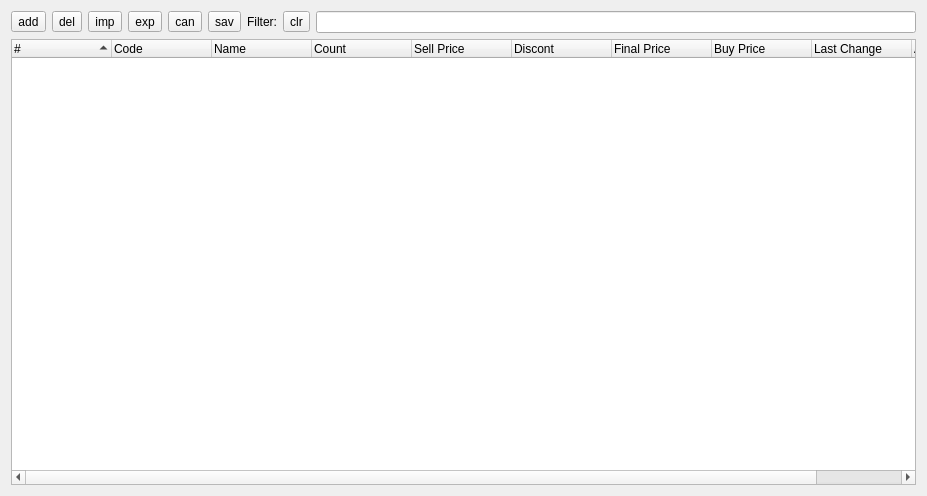
<?xml version="1.0" encoding="UTF-8"?>
<ui version="4.0">
 <class>SkladView</class>
 <widget class="QWidget" name="SkladView">
  <property name="geometry">
   <rect>
    <x>0</x>
    <y>0</y>
    <width>927</width>
    <height>496</height>
   </rect>
  </property>
  <property name="windowTitle">
   <string>Form</string>
  </property>
  <layout class="QVBoxLayout" name="verticalLayout">
   <item>
    <layout class="QHBoxLayout" name="horizontalLayout">
     <item>
      <widget class="QToolButton" name="butAdd">
       <property name="text">
        <string>add</string>
       </property>
      </widget>
     </item>
     <item>
      <widget class="QToolButton" name="butDel">
       <property name="text">
        <string>del</string>
       </property>
      </widget>
     </item>
     <item>
      <widget class="QToolButton" name="butImp">
       <property name="text">
        <string>imp</string>
       </property>
      </widget>
     </item>
     <item>
      <widget class="QToolButton" name="butExp">
       <property name="text">
        <string>exp</string>
       </property>
      </widget>
     </item>
     <item>
      <widget class="QToolButton" name="butCan">
       <property name="text">
        <string>can</string>
       </property>
      </widget>
     </item>
     <item>
      <widget class="QToolButton" name="butSav">
       <property name="text">
        <string>sav</string>
       </property>
      </widget>
     </item>
     <item>
      <widget class="QLabel" name="label">
       <property name="text">
        <string>Filter:</string>
       </property>
       <property name="alignment">
        <set>Qt::AlignRight|Qt::AlignTrailing|Qt::AlignVCenter</set>
       </property>
      </widget>
     </item>
     <item>
      <widget class="QToolButton" name="butClear">
       <property name="text">
        <string>clr</string>
       </property>
      </widget>
     </item>
     <item>
      <widget class="QLineEdit" name="filter"/>
     </item>
    </layout>
   </item>
   <item>
    <widget class="QTreeWidget" name="view">
     <property name="alternatingRowColors">
      <bool>true</bool>
     </property>
     <property name="selectionMode">
      <enum>QAbstractItemView::ExtendedSelection</enum>
     </property>
     <property name="rootIsDecorated">
      <bool>false</bool>
     </property>
     <property name="uniformRowHeights">
      <bool>true</bool>
     </property>
     <property name="itemsExpandable">
      <bool>false</bool>
     </property>
     <property name="sortingEnabled">
      <bool>true</bool>
     </property>
     <property name="expandsOnDoubleClick">
      <bool>false</bool>
     </property>
     <attribute name="headerDefaultSectionSize">
      <number>100</number>
     </attribute>
     <attribute name="headerMinimumSectionSize">
      <number>30</number>
     </attribute>
     <attribute name="headerStretchLastSection">
      <bool>false</bool>
     </attribute>
     <column>
      <property name="text">
       <string>#</string>
      </property>
     </column>
     <column>
      <property name="text">
       <string>Code</string>
      </property>
     </column>
     <column>
      <property name="text">
       <string>Name</string>
      </property>
     </column>
     <column>
      <property name="text">
       <string>Count</string>
      </property>
     </column>
     <column>
      <property name="text">
       <string>Sell Price</string>
      </property>
     </column>
     <column>
      <property name="text">
       <string>Discont</string>
      </property>
     </column>
     <column>
      <property name="text">
       <string>Final Price</string>
      </property>
     </column>
     <column>
      <property name="text">
       <string>Buy Price</string>
      </property>
     </column>
     <column>
      <property name="text">
       <string>Last Change</string>
      </property>
     </column>
     <column>
      <property name="text">
       <string>Added</string>
      </property>
     </column>
    </widget>
   </item>
  </layout>
 </widget>
 <resources/>
 <connections>
  <connection>
   <sender>butClear</sender>
   <signal>clicked()</signal>
   <receiver>filter</receiver>
   <slot>clear()</slot>
   <hints>
    <hint type="sourcelabel">
     <x>63</x>
     <y>21</y>
    </hint>
    <hint type="destinationlabel">
     <x>500</x>
     <y>21</y>
    </hint>
   </hints>
  </connection>
  <connection>
   <sender>filter</sender>
   <signal>textChanged(QString)</signal>
   <receiver>SkladView</receiver>
   <slot>onChange(QString)</slot>
   <hints>
    <hint type="sourcelabel">
     <x>500</x>
     <y>21</y>
    </hint>
    <hint type="destinationlabel">
     <x>463</x>
     <y>247</y>
    </hint>
   </hints>
  </connection>
  <connection>
   <sender>butAdd</sender>
   <signal>clicked()</signal>
   <receiver>SkladView</receiver>
   <slot>onAdd()</slot>
   <hints>
    <hint type="sourcelabel">
     <x>27</x>
     <y>21</y>
    </hint>
    <hint type="destinationlabel">
     <x>463</x>
     <y>247</y>
    </hint>
   </hints>
  </connection>
  <connection>
   <sender>butImp</sender>
   <signal>clicked()</signal>
   <receiver>SkladView</receiver>
   <slot>onImp()</slot>
   <hints>
    <hint type="sourcelabel">
     <x>108</x>
     <y>21</y>
    </hint>
    <hint type="destinationlabel">
     <x>463</x>
     <y>247</y>
    </hint>
   </hints>
  </connection>
  <connection>
   <sender>butExp</sender>
   <signal>clicked()</signal>
   <receiver>SkladView</receiver>
   <slot>onExp()</slot>
   <hints>
    <hint type="sourcelabel">
     <x>151</x>
     <y>21</y>
    </hint>
    <hint type="destinationlabel">
     <x>463</x>
     <y>247</y>
    </hint>
   </hints>
  </connection>
  <connection>
   <sender>butCan</sender>
   <signal>clicked()</signal>
   <receiver>SkladView</receiver>
   <slot>onCan()</slot>
   <hints>
    <hint type="sourcelabel">
     <x>193</x>
     <y>21</y>
    </hint>
    <hint type="destinationlabel">
     <x>463</x>
     <y>247</y>
    </hint>
   </hints>
  </connection>
  <connection>
   <sender>butDel</sender>
   <signal>clicked()</signal>
   <receiver>SkladView</receiver>
   <slot>onDel()</slot>
   <hints>
    <hint type="sourcelabel">
     <x>68</x>
     <y>21</y>
    </hint>
    <hint type="destinationlabel">
     <x>463</x>
     <y>247</y>
    </hint>
   </hints>
  </connection>
  <connection>
   <sender>butSav</sender>
   <signal>clicked()</signal>
   <receiver>SkladView</receiver>
   <slot>onSav()</slot>
   <hints>
    <hint type="sourcelabel">
     <x>235</x>
     <y>21</y>
    </hint>
    <hint type="destinationlabel">
     <x>463</x>
     <y>247</y>
    </hint>
   </hints>
  </connection>
 </connections>
 <slots>
  <slot>onChange(QString)</slot>
  <slot>onAdd()</slot>
  <slot>onDel()</slot>
  <slot>onImp()</slot>
  <slot>onExp()</slot>
  <slot>onCan()</slot>
  <slot>onSav()</slot>
 </slots>
</ui>
